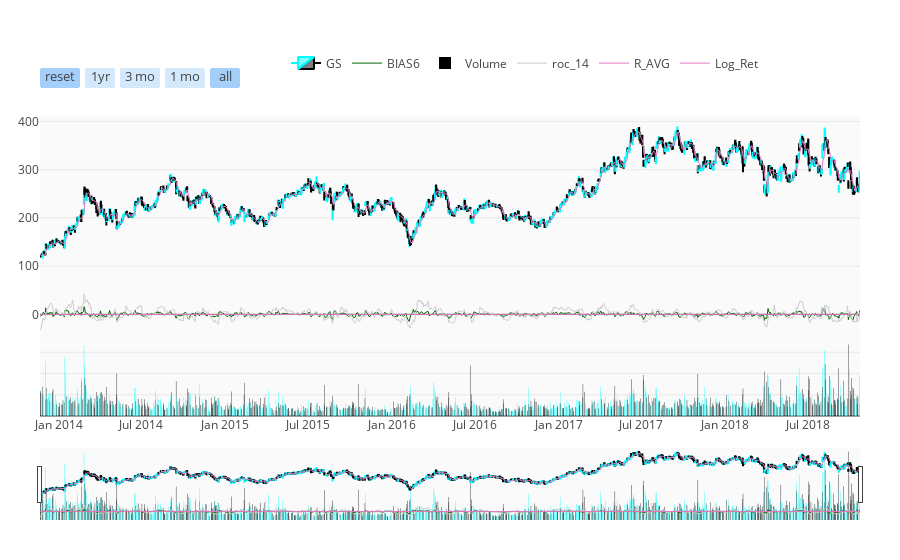

The notebook cell this image was saved under:
### Code cell
iplot( fig, filename = 'candlestick_roc_plotting', validate = False )

### Figure 1 — Plotly figure (JSON) as saved in the notebook; plotly's stock layout.template omitted (floating-point values rounded to 4 significant figures; data arrays with more than 128 entries replaced by an {"elided": "..."} marker saying what was removed)
{"data": [{"close": {"elided": "1239 float values"}, "decreasing": {"line": {"color": "#000000"}}, "high": {"elided": "1239 float values"}, "increasing": {"line": {"color": "#00FFFF"}}, "low": {"elided": "1239 float values"}, "name": "GS", "open": {"elided": "1239 float values"}, "type": "candlestick", "x": {"elided": "1239 str values"}, "yaxis": "y2"}, {"line": {"width": 1}, "marker": {"color": "darkgreen"}, "mode": "lines", "name": "BIAS6", "type": "scatter", "x": {"elided": "1239 str values"}, "y": {"elided": "1239 float values"}, "yaxis": "y2"}, {"marker": {"color": {"elided": "1239 str values"}}, "name": "Volume", "type": "bar", "x": {"elided": "1239 str values"}, "y": {"elided": "1239 int values"}, "yaxis": "y"}, {"legendgroup": "roc_14", "line": {"width": 1}, "marker": {"color": "#ccc"}, "name": "roc_14", "type": "scatter", "x": {"elided": "1239 str values"}, "y": {"elided": "1239 float values"}, "yaxis": "y2"}, {"line": {"width": 1}, "marker": {"color": "#E377C2"}, "name": "R_AVG", "showlegend": true, "type": "lines", "x": {"elided": "1239 str values"}, "y": {"elided": "1239 float values"}, "yaxis": "y2"}, {"line": {"width": 1}, "marker": {"color": "#E377C2"}, "name": "Log_Ret", "showlegend": true, "type": "lines", "x": {"elided": "1239 str values"}, "y": {"elided": "1239 float values"}, "yaxis": "y2"}], "layout": {"legend": {"orientation": "h", "x": 0.3, "y": 0.9, "yanchor": "bottom"}, "margin": {"b": 40, "l": 40, "r": 40, "t": 40}, "plot_bgcolor": "rgb(250, 250, 250)", "xaxis": {"rangeselector": {"bgcolor": "rgba(150, 200, 250, 0.4)", "buttons": [{"count": 1, "label": "reset", "step": "all"}, {"count": 1, "label": "1yr", "step": "year", "stepmode": "backward"}, {"count": 3, "label": "3 mo", "step": "month", "stepmode": "backward"}, {"count": 1, "label": "1 mo", "step": "month", "stepmode": "backward"}, {"step": "all"}], "font": {"size": 13}, "visibe": true, "x": 0, "y": 0.9}}, "yaxis": {"domain": [0, 0.2], "showticklabels": false}, "yaxis2": {"domain": [0.2, 0.8]}}}
